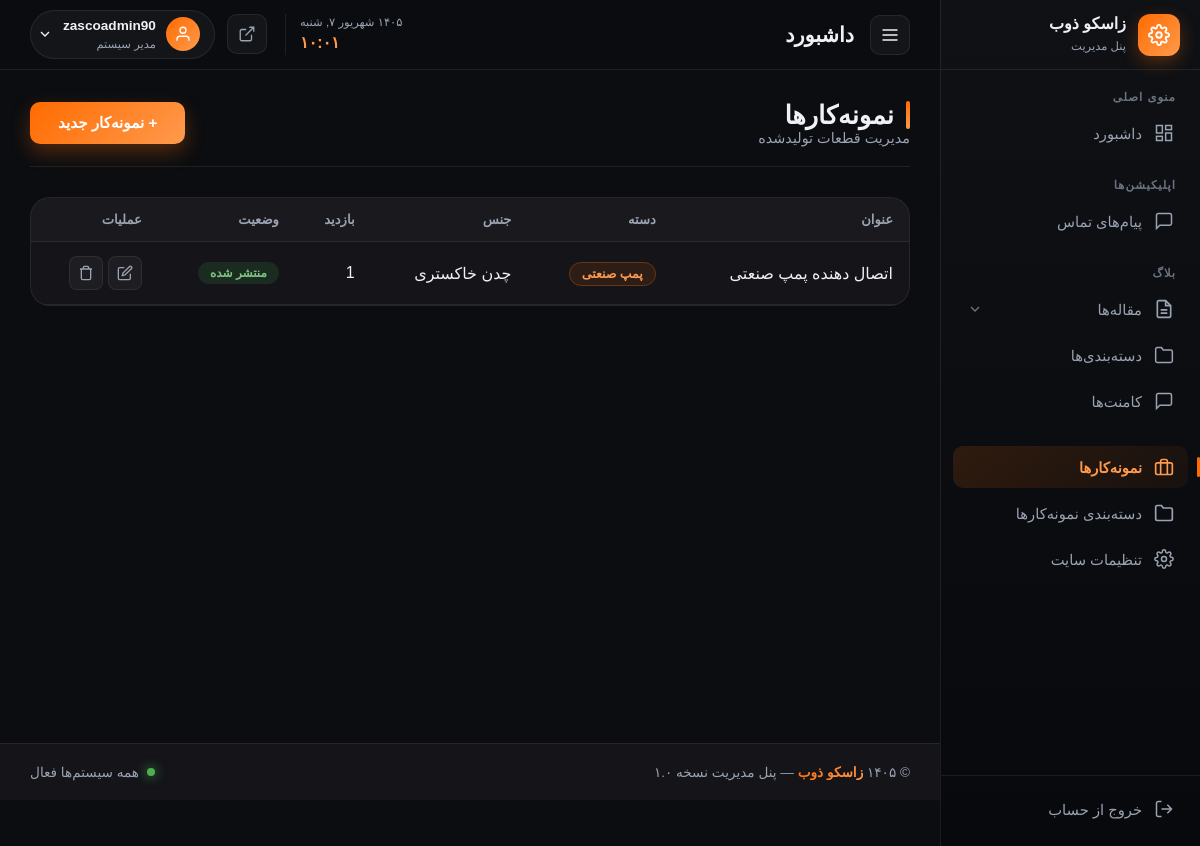
The page /zasco-admin-x9k2p/portfolio/ (signed in) on the database as committed earlier.
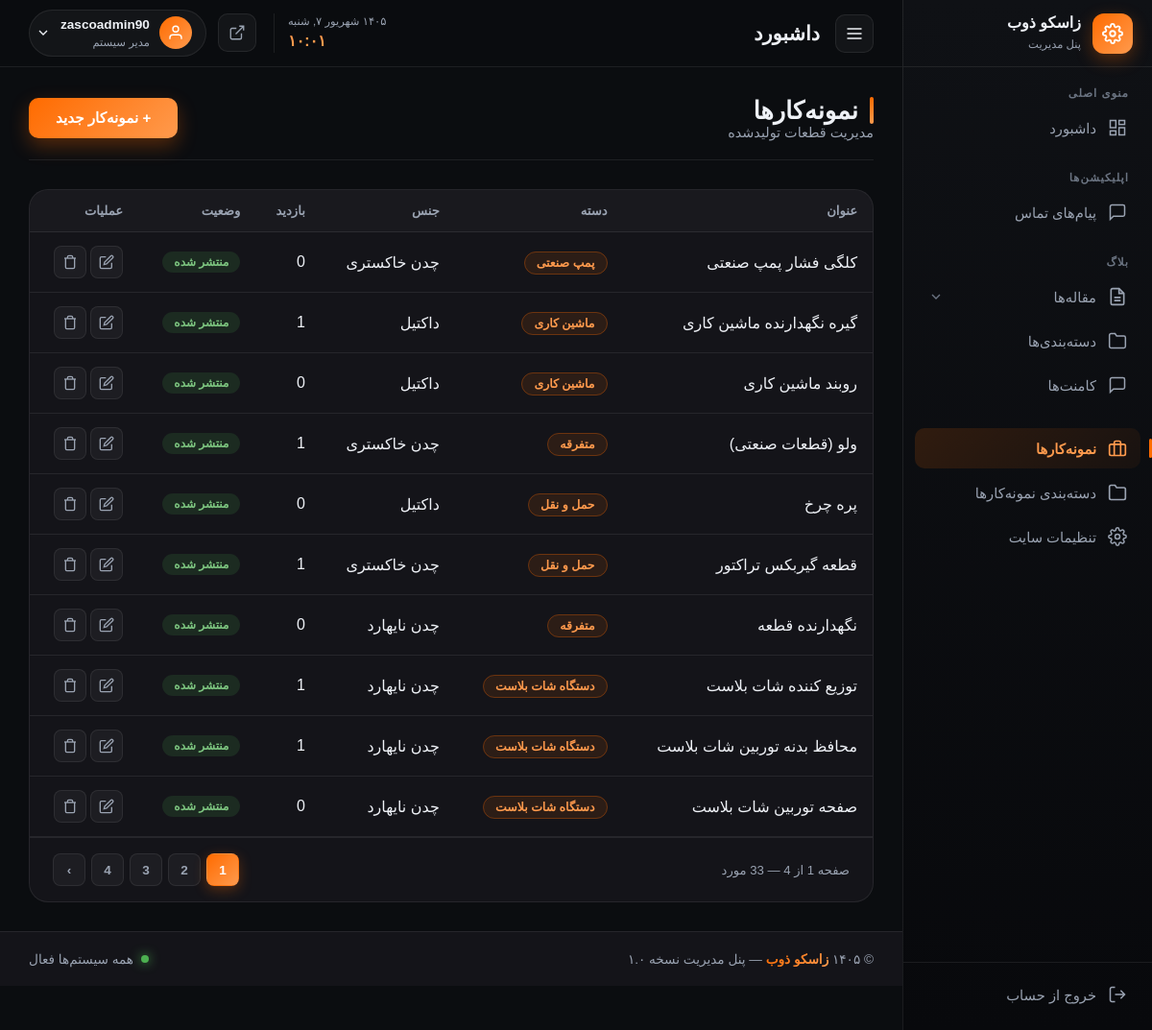
The same page on the database as committed later.
### portfolio/models.py (models this page shows, shortened)
class PortfolioItem(SoftDeleteModel):
    title = models.CharField('عنوان قطعه', max_length=200)
    slug = models.SlugField('اسلاگ', max_length=220, unique=True, allow_unicode=True)
    category = models.ForeignKey(
        PortfolioCategory, verbose_name='دسته',
        null=True, blank=True, on_delete=models.SET_NULL, related_name='items'
    )
    summary = models.CharField('خلاصه', max_length=300, blank=True)
    content = RichTextUploadingField('توضیحات کامل', blank=True)
    featured_image = models.ImageField('تصویر شاخص', upload_to='portfolio/%Y/%m/')
    image_alt = models.CharField('متن جایگزین تصویر (سئو)', max_length=200, blank=True)
    material = models.CharField('جنس آلیاژ', max_length=100, blank=True)
    weight = models.CharField('وزن قطعه', max_length=50, blank=True)
    standard = models.CharField('استاندارد', max_length=100, blank=True)
    meta_description = models.CharField('توضیحات متا سئو', max_length=300, blank=True)
    published = models.BooleanField('منتشر شده', default=True)
    views = models.PositiveIntegerField('بازدید', default=0)
    created = models.DateTimeField('تاریخ ایجاد', auto_now_add=True)
    updated = models.DateTimeField('به‌روزرسانی', auto_now=True)
    class Meta:
        verbose_name = 'نمونه‌کار'
        verbose_name_plural = 'نمونه‌کارها'
        ordering = ['-created']

class PortfolioCategory(SoftDeleteModel):
    title = models.CharField('عنوان دسته', max_length=120)
    slug = models.SlugField('اسلاگ', max_length=160, unique=True, allow_unicode=True)
    description = models.TextField('توضیحات سئو', blank=True)
    order = models.PositiveIntegerField('ترتیب', default=0)
    class Meta:
        verbose_name = 'دسته نمونه‌کار'
        verbose_name_plural = 'دسته‌های نمونه‌کار'
        ordering = ['order', 'title']

### panel/views.py (the view)
# urls.py: path('portfolio/', views.portfolio_list, name='portfolio_list'),
@login_required
def portfolio_list(request):
    if not request.user.is_staff:
        return redirect('panel:login')
    items = PortfolioItem.objects.select_related('category').order_by('-created')
    paginator = Paginator(items, 10)
    items = paginator.get_page(request.GET.get('page'))
    return render(request, 'main_pages/portfolio/portfolio_list.html', {'items': items})

### main/context_processors.py (called while the page is built)
def site_settings(request):
    return {'site': SiteSetting.load()}

### main/models.py (called while the page is built)
    def get_queryset(self):
        return super().get_queryset().filter(is_deleted=False)

    @classmethod
    def load(cls):
        obj, _ = cls.objects.get_or_create(pk=1)
        return obj

### panel/context_processors.py (called while the page is built)
def panel_badges(request):
    if not (request.user.is_authenticated and request.user.is_staff):
        return {}
    return {
        'pending_comments': Comment.objects.filter(approved=False, is_deleted=False).count(),
    }

### panel/templates/main_pages/portfolio/portfolio_list.html (shortened to what this page needs)
{% extends 'layouts/panel_base.html' %}
{% block content %}
<div class="page-header">
    <div>
        <h1 class="page-title">نمونه‌کارها</h1>
        <p class="page-subtitle">مدیریت قطعات تولیدشده</p>
    </div>
    <a href="{% url 'panel:portfolio_add' %}" class="btn-primary">+ نمونه‌کار جدید</a>
</div>
<div class="card">
    <div class="table-responsive">
        <table class="data-table">
            <thead>
                <tr><th>عنوان</th><th>دسته</th><th>جنس</th><th>بازدید</th><th>وضعیت</th><th>عملیات</th></tr>
            </thead>
            <tbody>
            {% for it in items %}
            <tr>
                <td>{{ it.title }}</td>
                <td>{% if it.category %}<span class="cat-child">{{ it.category.title }}</span>{% else %}<span class="badge badge-warning">بدون دسته</span>{% endif %}</td>
                <td>{{ it.material|default:'—' }}</td>
                <td>{{ it.views }}</td>
                <td>{% if it.published %}<span class="badge badge-success">منتشر شده</span>{% else %}<span class="badge badge-danger">پیش‌نویس</span>{% endif %}</td>
                <td>
                    <a href="{% url 'panel:portfolio_edit' it.id %}" class="btn-icon" title="ویرایش">
                        <svg viewBox="0 0 24 24" fill="none" stroke="currentColor" stroke-width="2"><path d="M11 4H4a2 2 0 0 0-2 2v14a2 2 0 0 0 2 2h14a2 2 0 0 0 2-2v-7"/><path d="M18.5 2.5a2.121 2.121 0 0 1 3 3L12 15l-4 1 1-4 9.5-9.5z"/></svg>
                    </a>
                    <a href="{% url 'panel:portfolio_delete' it.id %}" class="btn-icon danger" title="حذف" onclick="return confirm('حذف شود؟')">
                        <svg viewBox="0 0 24 24" fill="none" stroke="currentColor" stroke-width="2"><polyline points="3 6 5 6 21 6"/><path d="M19 6v14a2 2 0 0 1-2 2H7a2 2 0 0 1-2-2V6m3 0V4a2 2 0 0 1 2-2h4a2 2 0 0 1 2 2v2"/></svg>
                    </a>
                </td>
            </tr>
            {% empty %}
            <tr><td colspan="6" class="text-center">نمونه‌کاری ثبت نشده.</td></tr>
            {% endfor %}
            </tbody>
        </table>
    </div>
    {% include 'partials/panel_pagination.html' with page_obj=items %}
</div>
{% endblock %}

Rows that differ between the two databases and show on the page:
no longer on this page (row edited): PortfolioItem: title "اتصال دهنده پمپ صنعتی", category "پمپ صنعتی", material "چدن خاکستری", views "1", published "منتشر شده"
added PortfolioItem: title "کلگی فشار پمپ صنعتی", category "پمپ صنعتی", material "چدن خاکستری", views "0", published "منتشر شده"
added PortfolioItem: title "گیره نگهدارنده ماشین کاری", category "ماشین کاری", material "داکتیل", views "1", published "منتشر شده"
added PortfolioItem: title "روبند ماشین کاری", category "ماشین کاری", material "داکتیل", views "0", published "منتشر شده"
added PortfolioItem: title "ولو (قطعات صنعتی)", category "متفرقه", material "چدن خاکستری", views "1", published "منتشر شده"
added PortfolioItem: title "پره چرخ", category "حمل و نقل", material "داکتیل", views "0", published "منتشر شده"
added PortfolioItem: title "قطعه گیربکس تراکتور", category "حمل و نقل", material "چدن خاکستری", views "1", published "منتشر شده"
added PortfolioItem: title "نگهدارنده قطعه", category "متفرقه", material "چدن نایهارد", views "0", published "منتشر شده"
added PortfolioItem: title "توزیع کننده شات بلاست", category "دستگاه شات بلاست", material "چدن نایهارد", views "1", published "منتشر شده"
added PortfolioItem: title "محافظ بدنه توربین شات بلاست", category "دستگاه شات بلاست", material "چدن نایهارد", views "1", published "منتشر شده"
added PortfolioItem: title "صفحه توربین شات بلاست", category "دستگاه شات بلاست", material "چدن نایهارد", views "0", published "منتشر شده"
Other text that changed with them:
{{ page_obj.paginator.num_pages }}: (not shown) → "4"
text now shown: "صفحه از — مورد ›"
new list line: "1"
new list line: "2"
new list line: "3"
new list line: "4"
